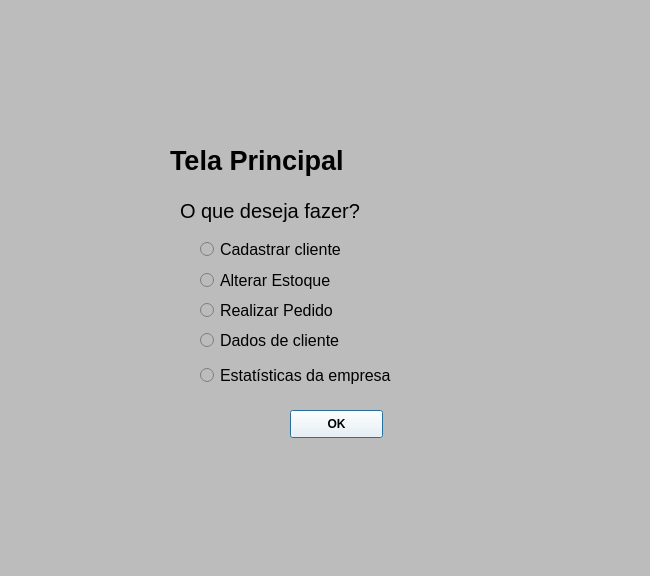
<?xml version="1.0" encoding="UTF-8"?>
<ui version="4.0">
 <class>Dialog</class>
 <widget class="QDialog" name="Dialog">
  <property name="geometry">
   <rect>
    <x>0</x>
    <y>0</y>
    <width>650</width>
    <height>576</height>
   </rect>
  </property>
  <property name="windowTitle">
   <string>Dialog</string>
  </property>
  <property name="styleSheet">
   <string notr="true">background-color: rgb(188, 188, 188)</string>
  </property>
  <widget class="QPushButton" name="pushButton">
   <property name="geometry">
    <rect>
     <x>290</x>
     <y>410</y>
     <width>93</width>
     <height>28</height>
    </rect>
   </property>
   <property name="font">
    <font>
     <weight>75</weight>
     <bold>true</bold>
    </font>
   </property>
   <property name="styleSheet">
    <string notr="true">background-color: rgb(255, 255, 255)</string>
   </property>
   <property name="text">
    <string>OK</string>
   </property>
  </widget>
  <widget class="QRadioButton" name="op1">
   <property name="geometry">
    <rect>
     <x>200</x>
     <y>239</y>
     <width>181</width>
     <height>21</height>
    </rect>
   </property>
   <property name="font">
    <font>
     <pointsize>12</pointsize>
    </font>
   </property>
   <property name="text">
    <string>Cadastrar cliente</string>
   </property>
  </widget>
  <widget class="QRadioButton" name="op3">
   <property name="geometry">
    <rect>
     <x>200</x>
     <y>300</y>
     <width>161</width>
     <height>20</height>
    </rect>
   </property>
   <property name="font">
    <font>
     <pointsize>12</pointsize>
    </font>
   </property>
   <property name="text">
    <string>Realizar Pedido</string>
   </property>
  </widget>
  <widget class="QLabel" name="label">
   <property name="geometry">
    <rect>
     <x>180</x>
     <y>190</y>
     <width>231</width>
     <height>41</height>
    </rect>
   </property>
   <property name="font">
    <font>
     <family>MS Sans Serif</family>
     <pointsize>15</pointsize>
    </font>
   </property>
   <property name="text">
    <string>O que deseja fazer?</string>
   </property>
  </widget>
  <widget class="QRadioButton" name="op4">
   <property name="geometry">
    <rect>
     <x>200</x>
     <y>330</y>
     <width>181</width>
     <height>21</height>
    </rect>
   </property>
   <property name="font">
    <font>
     <pointsize>12</pointsize>
    </font>
   </property>
   <property name="text">
    <string>Dados de cliente</string>
   </property>
  </widget>
  <widget class="QRadioButton" name="op5">
   <property name="geometry">
    <rect>
     <x>200</x>
     <y>360</y>
     <width>261</width>
     <height>31</height>
    </rect>
   </property>
   <property name="font">
    <font>
     <pointsize>12</pointsize>
    </font>
   </property>
   <property name="text">
    <string>Estatísticas da empresa</string>
   </property>
  </widget>
  <widget class="QRadioButton" name="op2">
   <property name="geometry">
    <rect>
     <x>200</x>
     <y>265</y>
     <width>191</width>
     <height>31</height>
    </rect>
   </property>
   <property name="font">
    <font>
     <pointsize>12</pointsize>
    </font>
   </property>
   <property name="text">
    <string>Alterar Estoque</string>
   </property>
  </widget>
  <widget class="QLabel" name="label_2">
   <property name="geometry">
    <rect>
     <x>170</x>
     <y>140</y>
     <width>231</width>
     <height>41</height>
    </rect>
   </property>
   <property name="font">
    <font>
     <family>MS Sans Serif</family>
     <pointsize>20</pointsize>
     <weight>75</weight>
     <bold>true</bold>
    </font>
   </property>
   <property name="focusPolicy">
    <enum>Qt::NoFocus</enum>
   </property>
   <property name="text">
    <string>Tela Principal</string>
   </property>
  </widget>
 </widget>
 <resources/>
 <connections/>
</ui>
